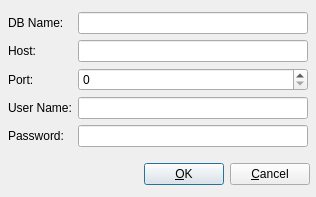
<?xml version="1.0" encoding="UTF-8"?>
<ui version="4.0">
 <class>ConfigDBDialogUI</class>
 <widget class="QDialog" name="ConfigDBDialogUI">
  <property name="geometry">
   <rect>
    <x>0</x>
    <y>0</y>
    <width>316</width>
    <height>197</height>
   </rect>
  </property>
  <property name="sizePolicy">
   <sizepolicy hsizetype="Fixed" vsizetype="Fixed">
    <horstretch>0</horstretch>
    <verstretch>0</verstretch>
   </sizepolicy>
  </property>
  <property name="windowTitle">
   <string>Configure Database</string>
  </property>
  <layout class="QVBoxLayout" name="verticalLayout">
   <property name="margin">
    <number>4</number>
   </property>
   <item>
    <layout class="QGridLayout">
     <property name="margin">
      <number>4</number>
     </property>
     <property name="spacing">
      <number>6</number>
     </property>
     <item row="1" column="0">
      <widget class="QLabel" name="textLabel1">
       <property name="text">
        <string>Host:</string>
       </property>
      </widget>
     </item>
     <item row="3" column="1">
      <widget class="QLineEdit" name="mUserNameEdit"/>
     </item>
     <item row="1" column="1">
      <widget class="QLineEdit" name="mHostEdit"/>
     </item>
     <item row="2" column="1">
      <widget class="QSpinBox" name="mPortSpin">
       <property name="maximum">
        <number>100000</number>
       </property>
      </widget>
     </item>
     <item row="4" column="0">
      <widget class="QLabel" name="textLabel4">
       <property name="text">
        <string>Password:</string>
       </property>
      </widget>
     </item>
     <item row="3" column="0">
      <widget class="QLabel" name="textLabel3">
       <property name="text">
        <string>User Name:</string>
       </property>
      </widget>
     </item>
     <item row="2" column="0">
      <widget class="QLabel" name="textLabel2">
       <property name="text">
        <string>Port:</string>
       </property>
      </widget>
     </item>
     <item row="4" column="1">
      <widget class="QLineEdit" name="mPasswordEdit"/>
     </item>
     <item row="0" column="0">
      <widget class="QLabel" name="label">
       <property name="text">
        <string>DB Name:</string>
       </property>
      </widget>
     </item>
     <item row="0" column="1">
      <widget class="QLineEdit" name="mDBNameEdit"/>
     </item>
    </layout>
   </item>
   <item>
    <layout class="QHBoxLayout" name="_2">
     <property name="spacing">
      <number>6</number>
     </property>
     <property name="margin">
      <number>2</number>
     </property>
     <item>
      <spacer>
       <property name="orientation">
        <enum>Qt::Horizontal</enum>
       </property>
       <property name="sizeType">
        <enum>QSizePolicy::Expanding</enum>
       </property>
       <property name="sizeHint" stdset="0">
        <size>
         <width>125</width>
         <height>16</height>
        </size>
       </property>
      </spacer>
     </item>
     <item>
      <widget class="QPushButton" name="mOKButton">
       <property name="text">
        <string>&amp;OK</string>
       </property>
       <property name="shortcut">
        <string>Alt+O</string>
       </property>
      </widget>
     </item>
     <item>
      <widget class="QPushButton" name="mCancelButton">
       <property name="text">
        <string>&amp;Cancel</string>
       </property>
       <property name="shortcut">
        <string>Alt+C</string>
       </property>
      </widget>
     </item>
    </layout>
   </item>
  </layout>
 </widget>
 <layoutdefault spacing="6" margin="11"/>
 <tabstops>
  <tabstop>mDBNameEdit</tabstop>
  <tabstop>mHostEdit</tabstop>
  <tabstop>mPortSpin</tabstop>
  <tabstop>mUserNameEdit</tabstop>
  <tabstop>mPasswordEdit</tabstop>
  <tabstop>mOKButton</tabstop>
  <tabstop>mCancelButton</tabstop>
 </tabstops>
 <resources/>
 <connections>
  <connection>
   <sender>mOKButton</sender>
   <signal>clicked()</signal>
   <receiver>ConfigDBDialogUI</receiver>
   <slot>accept()</slot>
   <hints>
    <hint type="sourcelabel">
     <x>180</x>
     <y>177</y>
    </hint>
    <hint type="destinationlabel">
     <x>103</x>
     <y>179</y>
    </hint>
   </hints>
  </connection>
  <connection>
   <sender>mCancelButton</sender>
   <signal>clicked()</signal>
   <receiver>ConfigDBDialogUI</receiver>
   <slot>reject()</slot>
   <hints>
    <hint type="sourcelabel">
     <x>271</x>
     <y>180</y>
    </hint>
    <hint type="destinationlabel">
     <x>282</x>
     <y>157</y>
    </hint>
   </hints>
  </connection>
 </connections>
</ui>
